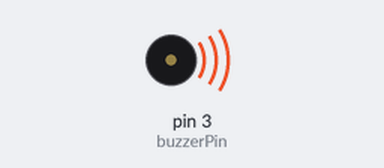
A sketch run on a simulated Arduino Uno, built with avr-gcc and run on an emulated ATmega328P. On the bench: buzzer (waves = sounding).

Above: at 1.0 s.
At 5.7 s:
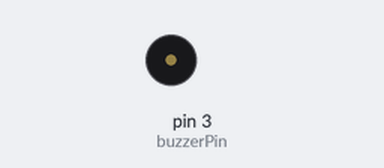
Timing chart, 0 to 26.5 s (numbered marks = the images above):
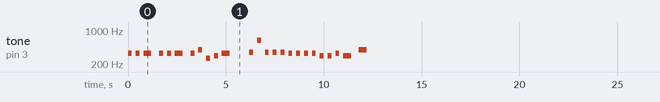

The sketch:

jingle_bells_piezo.ino
```cpp
int buzzerPin = 3;
int tempo = 200;
char notes[] = "eeeeeeegcde fffffeeeeddedg";
int duration[] = {1, 1, 2, 1, 1, 2, 1, 1, 1, 1, 2, 1, 1, 1, 1, 1, 1, 1, 1, 1, 1, 1, 1, 1, 2, 2};

void playTheTone(char note, int duration) {
  char notesName[] = { 'c', 'd', 'e', 'f', 'g' };
  int tones[] = { 261, 293, 329, 349, 392 };

  for (int i = 0; i <= sizeof(tones); i++) {
    if (note == notesName[i]) {
      tone(buzzerPin, tones[i], duration);
    }
  }
}

void setup() {
  pinMode(buzzerPin, OUTPUT);
}

void loop() {
  for (int i = 0; i <= sizeof(notes)-1; i++) {
    if (notes[i] == ' ') {
      delay(duration[i] * tempo);
    } else {
      playTheTone(notes[i], duration[i] * tempo);
    }
    delay((tempo*2)*duration[i]);
  }
}
```

Measured:
- by itself, tone on pin 3 (buzzerPin): plays 329 Hz for 0.20 s, 329 Hz for 0.20 s, 329 Hz for 0.40 s, 329 Hz for 0.20 s, 329 Hz for 0.20 s, 329 Hz for 0.40 s … (91 notes in this stretch)
